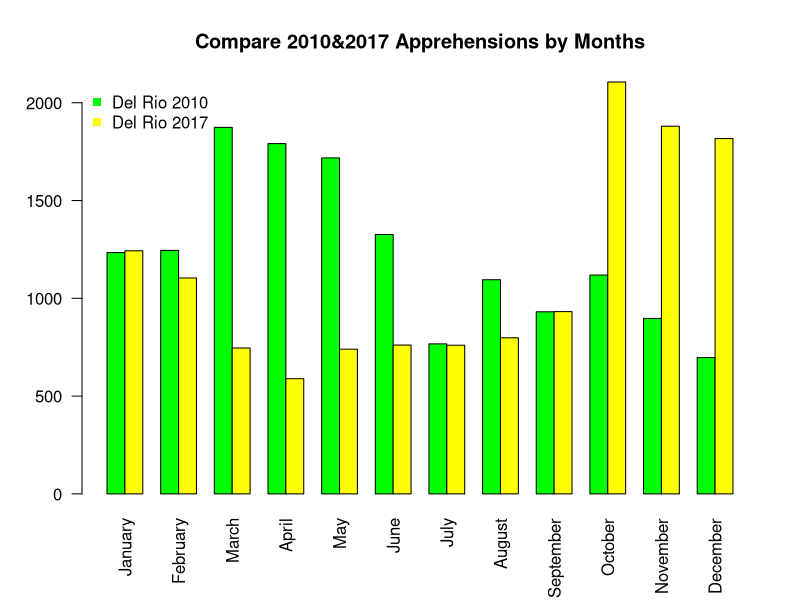
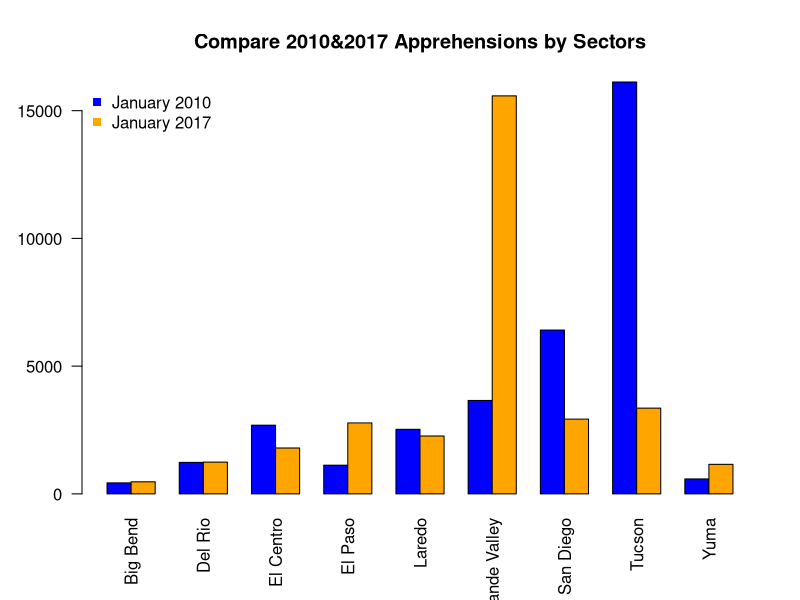

The R script that drew these images, in order: (Note: this script raises an error after producing the figures.)
B2010 <- read.csv("BP Apprehensions 2010.csv")
B2017 <- read.csv("PB Apprehensions 2017.csv")

#add setor sums and smonth sums in 2010
rownames(B2010) <- B2010[,1]
B2010 <- subset(B2010, select = -c(Sector))
#rearrange the columns by moving Oct, Nov, and Dec to the end 
B2010 <- cbind(subset.data.frame(B2010)[,4:12],subset.data.frame(B2010)[,1:3])
monthSum2010 <- colSums((B2010))
B2010 <- rbind(B2010,monthSum2010)
rownames(B2010)[10] <- "Sector Total"

sectorSum2010 <- rowSums(B2010)
B2010 <- cbind(B2010,sectorSum2010)
colnames(B2010)[13] <- "Annual Total" 

#add setor sums and smonth sums in 2017
rownames(B2017) <- B2017[,1]
B2017 <- subset(B2017, select = -c(Sector))
#rearrange the columns by moving Oct, Nov, and Dec to the end 
B2017 <- cbind(subset.data.frame(B2017)[,4:12],subset.data.frame(B2017)[,1:3])
monthSum2017 <- colSums((B2017))
B2017 <- rbind(B2017,monthSum2017)
rownames(B2017)[10] <- "Sector Total"

sectorSum2017 <- rowSums(B2017)
B2017 <- cbind(B2017,sectorSum2017)
colnames(B2017)[13] <- "Annual Total" 

#compare apprehensions by months
sector <- rownames(B2010)
month <- colnames(B2010)
#input is the index of the sector you want to look up
graph_months <- function(i){ 
  year_comp <- rbind(B2010[i,1:12],B2017[i,1:12])
  barplot(as.matrix(year_comp), beside = T, col = c("green", "yellow"), bty="n",las=2,
          main = "Compare 2010&2017 Apprehensions by Months")
  legend("topleft", 
         c(paste(sector[i] ,"2010"),paste(sector[i],"2017")), 
         pch=15,  
         col=c("green","yellow"),  
         bty="n"
         )
}
#say if we want to compare apprehension in Del Rio by months
graph_months(2)

#compare apprehensions by sectors
#input is the month you want to look up
graph_sectors <- function(i){
  B2010<-t(B2010)
  B2017<-t(B2017)
  year_comp <- rbind(B2010[i,1:9],B2017[i,1:9])
  barplot(year_comp, 
          beside = TRUE, 
          col = c("blue", "orange"), 
          bty="n",
          las=2,
          main = "Compare 2010&2017 Apprehensions by Sectors"
          )
  legend("topleft", 
         c(paste(month[i] ,"2010"),
           paste(month[i],"2017")),
         pch=15,  
         col=c("blue", "orange"),  
         bty="n")
}
#say if we want to compare apprehensions in January by sectors
graph_sectors(1)


#find the index of the sector that has most apprehensions in 2010 
most_apprehensions_2010 <- match(max(B2010[1:9,13]), B2010[1:9,13])
#it is Tucson
rownames(B2010)[most_apprehensions_2010]

#find the index of the sector that has most apprehensions in 2017
most_apprehensions_2017 <- match(max(B2017[1:9,13]), B2017[1:9,13])
#it is Rio Grande Valley
rownames(B2017)[most_apprehensions_2017]

#create the dataset for Tucson in 2010
B2010_Tuson <- B2010[most_apprehensions_2010,1:12]
#create the dataset for Rio Grande Valley in 2017
B2017_RGV <- B2017[most_apprehensions_2017,1:12]

#test whether these two samples have same sample mean 
t.test(B2010_Tuson, B2017_RGV)
#by doing Welch Two Sample t-test, we get p-value = 0.06346 > 0.05 
#so we fail to reject the null hypothesis that the mean of apprehension of Tucson in 2010 is equal to 
# the mean of apprehension of Rio Grande Valley in 2017, and therefore conclude that there is no 
#significant difference between the maximum of apprehensions by secoter in 2010 and 2017


#find the three months that has the most apprehensions in 2010
most_3m_apprehensions_2010 <- order(B2010[10,1:12], decreasing = TRUE)[1:3]
#they are March, April, and May
colnames(B2010)[most_3m_apprehensions_2010]

#find the three months that has the most apprehensions in 2017
most_3m_apprehensions_2017 <- order(B2017[10,1:12], decreasing = TRUE)[1:3]
#they are November, October, and December 
colnames(B2017)[most_3m_apprehensions_2017]

#create the dataset for March, April, and May in 2010
B2010_3m <- B2010[most_3m_apprehensions_2010,1:12]
#create the dataset for November, October, and December in 2017
B2017_3m <- B2017[most_3m_apprehensions_2017,1:12]

#test whether these two samples have same sample mean 
t.test(B2010_3m, B2017_3m)
#by doing Welch Two Sample t-test, we get p-value = 0.3454 > 0.05 
#so we fail to reject the null hypothesis that the mean of apprehension of from March to May in 2010 is equal to 
# the mean of apprehension from October to December in 2017, and therefore conclude that there is no 
#significant difference between the maximum of apprehensions from March to May in 2010 and from October to December in 2017






